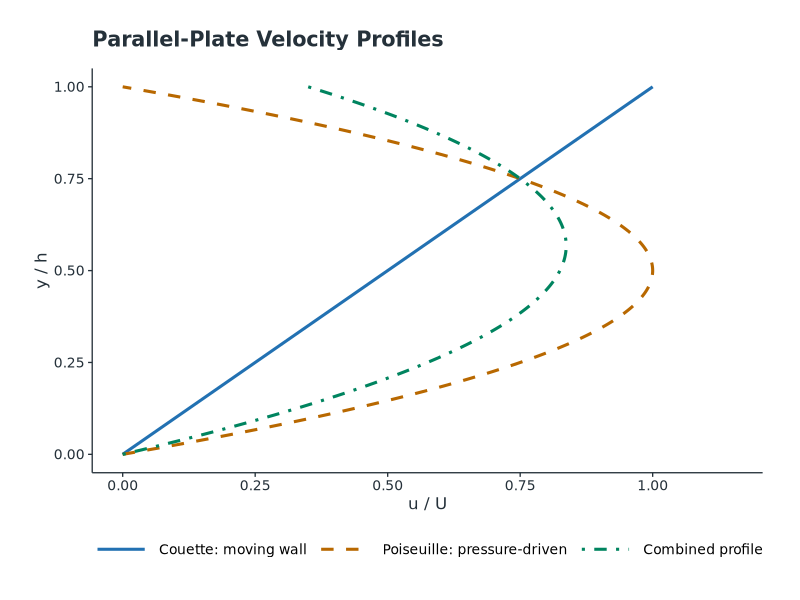
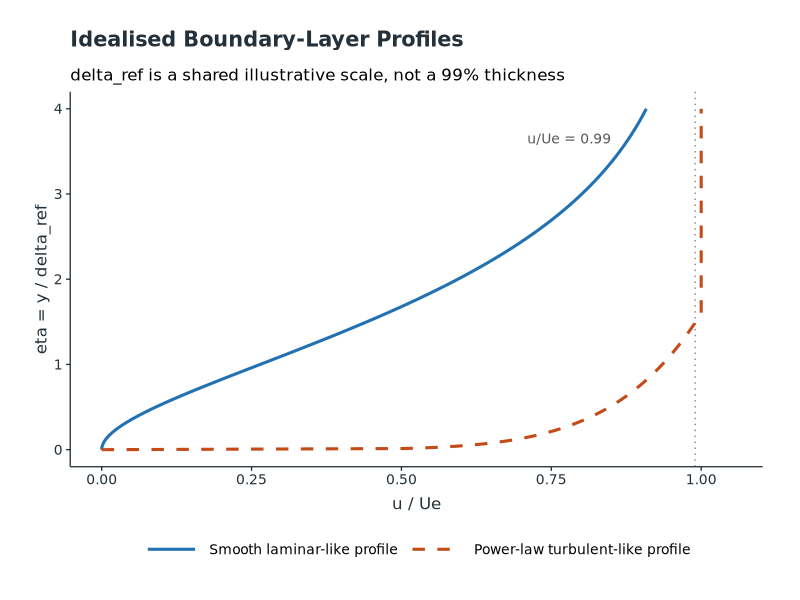
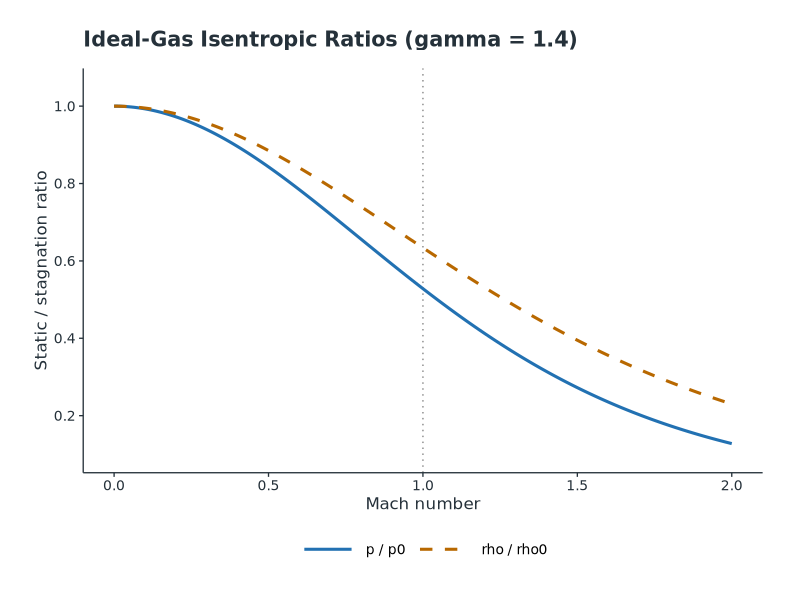
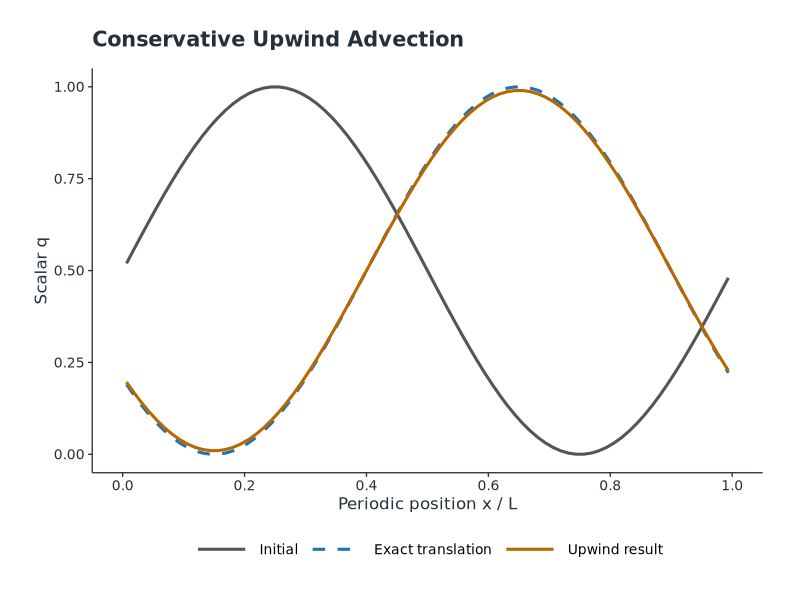
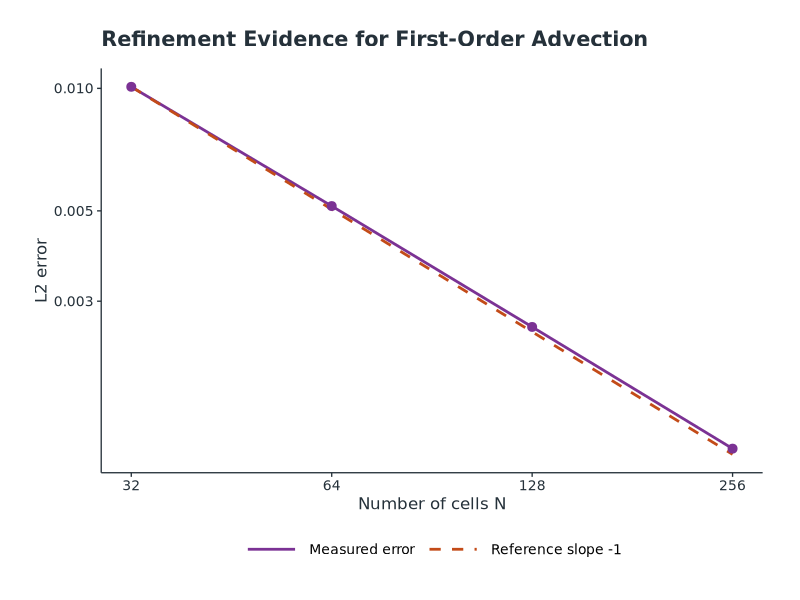
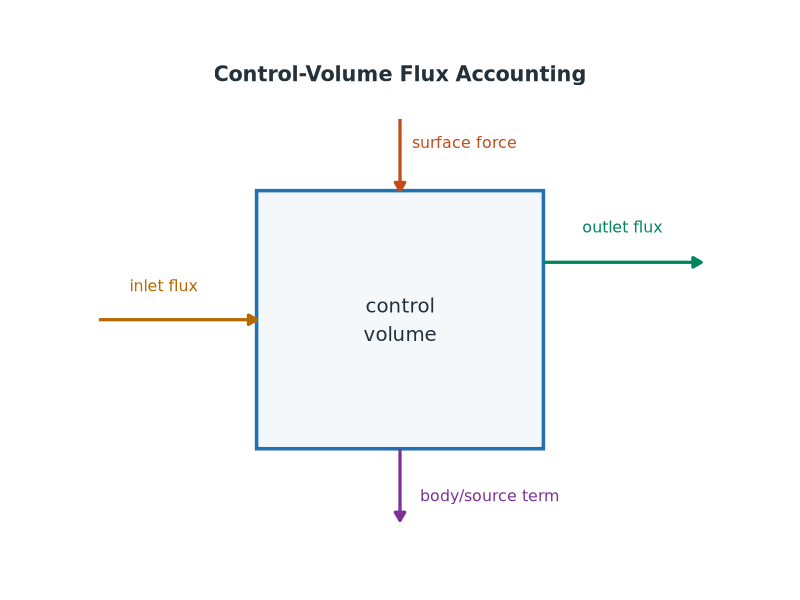
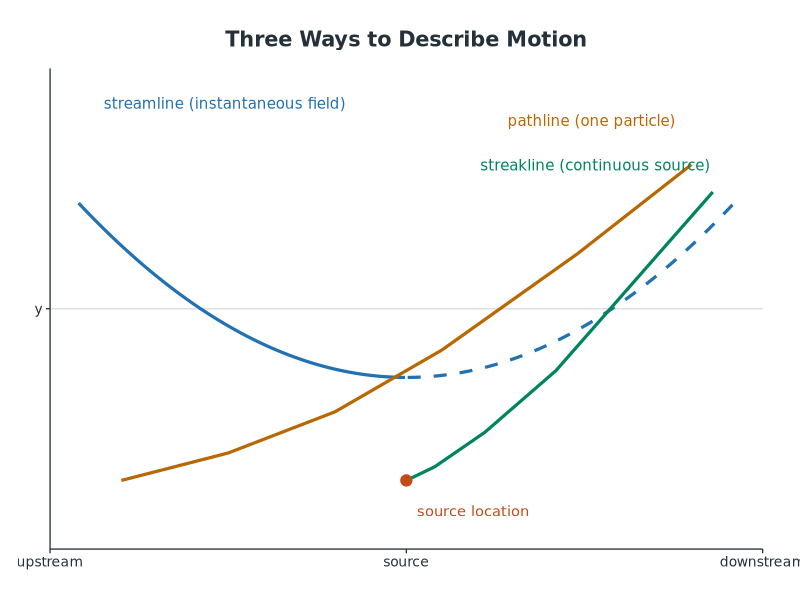
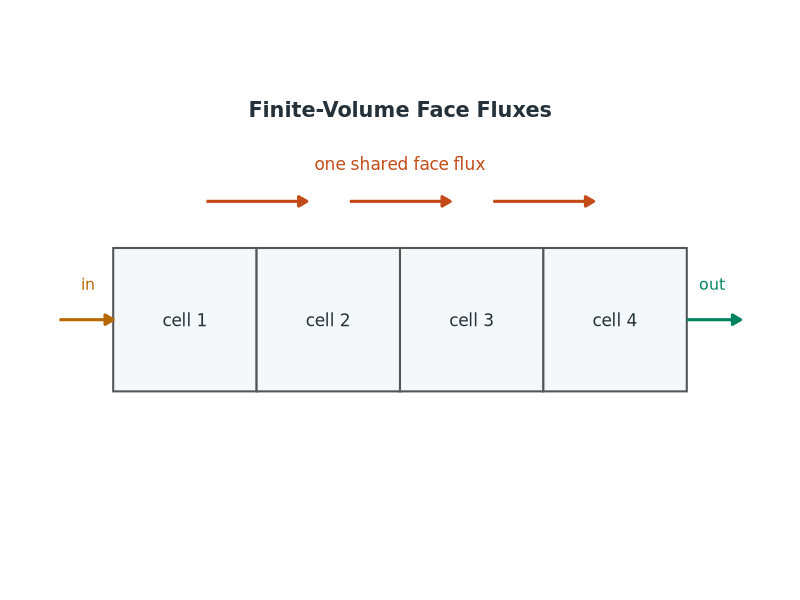

The R script that drew these images, in order:
#!/usr/bin/env Rscript
# Generate the reproducible figures used by the fluid-mechanics primer.
# Run via: just -f primer_fluid_mechanics/Justfile plots

library(ggplot2)

dir.create("figures", showWarnings = FALSE, recursive = TRUE)

FIGDPI <- 150
BLUE <- "#2271B2"
ORANGE <- "#B86800"
GREEN <- "#00845F"
RED <- "#C34B18"
PURPLE <- "#7B3294"
INK <- "#25313A"

plot_theme <- function() {
  theme_classic(base_family = "DejaVu Sans", base_size = 12) +
    theme(
      plot.title = element_text(size = 15, face = "bold", colour = INK,
                                margin = margin(b = 13)),
      axis.title = element_text(size = 12, colour = INK),
      axis.text = element_text(size = 10, colour = INK),
      axis.line = element_line(colour = INK, linewidth = 0.45),
      axis.ticks = element_line(colour = INK, linewidth = 0.45),
      legend.position = "bottom",
      legend.title = element_blank(),
      legend.text = element_text(size = 10),
      legend.key.width = grid::unit(1.5, "cm"),
      plot.margin = margin(22, 27, 22, 25)
    )
}

save_plot <- function(path, plot, width = 8.4, height = 5.5) {
  ggsave(path, plot = plot, width = width, height = height,
         units = "in", dpi = FIGDPI, bg = "white")
}

cat("Generating fluid-mechanics figures...\n")

# 1. Couette and Poiseuille profiles.
cat("  figures/velocity_profiles.png\n")
y <- seq(0, 1, length.out = 300)
couette <- y
poiseuille <- 4 * y * (1 - y)
combined <- 0.35 * couette + 0.65 * poiseuille
velocity_data <- data.frame(
  velocity = c(couette, poiseuille, combined),
  height = rep(y, 3),
  profile = factor(rep(c("Couette: moving wall", "Poiseuille: pressure-driven",
                         "Combined profile"), each = length(y)),
                   levels = c("Couette: moving wall", "Poiseuille: pressure-driven",
                              "Combined profile"))
)
velocity_plot <- ggplot(velocity_data, aes(velocity, height, colour = profile,
                                          linetype = profile)) +
  geom_path(linewidth = 1.05) +
  scale_colour_manual(values = c(BLUE, ORANGE, GREEN)) +
  scale_linetype_manual(values = c("solid", "dashed", "dotdash")) +
  scale_x_continuous(limits = c(0, 1.15), breaks = seq(0, 1, 0.25)) +
  scale_y_continuous(limits = c(0, 1), breaks = seq(0, 1, 0.25)) +
  labs(title = "Parallel-Plate Velocity Profiles", x = "u / U", y = "y / h") +
  guides(colour = guide_legend(nrow = 1)) + plot_theme()
save_plot("figures/velocity_profiles.png", velocity_plot, width = 9.8)

# 2. Hydrostatic pressure and Bernoulli baseline.
cat("  figures/hydrostatic_and_bernoulli.png\n")
depth <- seq(0, 5, length.out = 200)
gauge <- 1000 * 9.81 * depth / 1000
speed <- seq(0, 4, length.out = 200)
dynamic <- 0.5 * 1000 * (1.5^2 - speed^2) / 1000
hydro_plot <- ggplot(data.frame(depth, gauge), aes(depth, gauge)) +
  geom_line(colour = BLUE, linewidth = 1.1) +
  scale_x_continuous(breaks = 0:5) +
  labs(title = "Hydrostatic Column", x = "Depth (m)", y = "Pressure (kPa)") +
  plot_theme() + theme(plot.title = element_text(size = 13, face = "bold",
                                              margin = margin(b = 13)))
bernoulli_plot <- ggplot(data.frame(speed, dynamic), aes(speed, dynamic)) +
  geom_hline(yintercept = 0, colour = "grey55", linetype = "dotted") +
  geom_line(colour = ORANGE, linewidth = 1.1) +
  scale_x_continuous(breaks = 0:4) +
  labs(title = "Ideal Contraction", x = "Speed (m/s)", y = "p2 - p1 (kPa)") +
  plot_theme() + theme(plot.title = element_text(size = 13, face = "bold",
                                              margin = margin(b = 13)))
# Measure both panels on a PNG device, where the installed font is available.
# Base grid is part of R, so this layout needs no extra package.
metrics_device <- tempfile(fileext = ".png")
grDevices::png(metrics_device, width = 1680, height = 810, res = FIGDPI)
two_panels <- grid::grobTree(
  grid::grobTree(ggplotGrob(hydro_plot),
                 vp = grid::viewport(x = 0.25, width = 0.5, height = 1)),
  grid::grobTree(ggplotGrob(bernoulli_plot),
                 vp = grid::viewport(x = 0.75, width = 0.5, height = 1))
)
invisible(grDevices::dev.off())
unlink(metrics_device)
save_plot("figures/hydrostatic_and_bernoulli.png", two_panels,
          width = 11.2, height = 5.4)

# 3. Boundary-layer profiles and integral thicknesses.
cat("  figures/boundary_layer_profiles.png\n")
eta <- seq(0, 4, length.out = 300)
laminar <- 1 - exp(-eta) * (1 + eta)
turbulent <- pmin(1, (eta / 1.6)^(1 / 7))
boundary_data <- data.frame(
  velocity = c(laminar, turbulent), height = rep(eta, 2),
  profile = factor(rep(c("Smooth laminar-like profile",
                         "Power-law turbulent-like profile"), each = length(eta)),
                   levels = c("Smooth laminar-like profile",
                              "Power-law turbulent-like profile"))
)
boundary_plot <- ggplot(boundary_data, aes(velocity, height, colour = profile,
                                          linetype = profile)) +
  geom_vline(xintercept = 0.99, colour = "grey55", linetype = "dotted") +
  geom_line(linewidth = 1.05) +
  annotate("text", x = 0.78, y = 3.65, label = "u/Ue = 0.99",
           colour = "grey35", family = "DejaVu Sans", size = 3.5) +
  scale_colour_manual(values = c(BLUE, RED)) +
  scale_linetype_manual(values = c("solid", "dashed")) +
  scale_x_continuous(limits = c(0, 1.05), breaks = seq(0, 1, 0.25)) +
  scale_y_continuous(limits = c(0, 4), breaks = 0:4) +
  labs(title = "Idealised Boundary-Layer Profiles",
       subtitle = "delta_ref is a shared illustrative scale, not a 99% thickness",
       x = "u / Ue", y = "eta = y / delta_ref") +
  guides(colour = guide_legend(nrow = 1)) + plot_theme()
save_plot("figures/boundary_layer_profiles.png", boundary_plot, width = 9.6)

# 4. Isentropic pressure and density ratios.
cat("  figures/isentropic_ratios.png\n")
ma <- seq(0, 2, length.out = 300)
gamma <- 1.4
pressure_ratio <- (1 + (gamma - 1) * ma^2 / 2)^(-gamma / (gamma - 1))
density_ratio <- (1 + (gamma - 1) * ma^2 / 2)^(-1 / (gamma - 1))
ratio_data <- data.frame(
  mach = rep(ma, 2), ratio = c(pressure_ratio, density_ratio),
  quantity = factor(rep(c("p / p0", "rho / rho0"), each = length(ma)),
                    levels = c("p / p0", "rho / rho0"))
)
ratio_plot <- ggplot(ratio_data, aes(mach, ratio, colour = quantity,
                                    linetype = quantity)) +
  geom_vline(xintercept = 1, colour = "grey55", linetype = "dotted") +
  geom_line(linewidth = 1.05) +
  scale_colour_manual(values = c(BLUE, ORANGE)) +
  scale_linetype_manual(values = c("solid", "dashed")) +
  scale_x_continuous(breaks = seq(0, 2, 0.5)) +
  scale_y_continuous(breaks = seq(0.2, 1, 0.2)) +
  coord_cartesian(ylim = c(0.1, 1.05)) +
  labs(title = "Ideal-Gas Isentropic Ratios (gamma = 1.4)",
       x = "Mach number", y = "Static / stagnation ratio") + plot_theme()
save_plot("figures/isentropic_ratios.png", ratio_plot)

# 5. Conservative advection: exact translation and diffusive upwind result.
cat("  figures/periodic_advection.png\n")
n <- 80
x <- (seq_len(n) - 0.5) / n
u <- 1
dt <- 0.8 / n
steps <- 40
q0 <- 0.5 + 0.5 * sin(2 * pi * x)
q <- q0
for (step in seq_len(steps)) q <- q - u * dt / (1 / n) * (q - c(q[n], q[-n]))
t_final <- steps * dt
exact <- 0.5 + 0.5 * sin(2 * pi * ((x - u * t_final) %% 1))
advection_data <- data.frame(
  position = rep(x, 3), scalar = c(q0, exact, q),
  series = factor(rep(c("Initial", "Exact translation", "Upwind result"),
                      each = length(x)),
                  levels = c("Initial", "Exact translation", "Upwind result"))
)
advection_plot <- ggplot(advection_data, aes(position, scalar, colour = series,
                                             linetype = series)) +
  geom_line(linewidth = 1.05) +
  scale_colour_manual(values = c("#555555", BLUE, ORANGE)) +
  scale_linetype_manual(values = c("solid", "dashed", "solid")) +
  scale_x_continuous(limits = c(0, 1), breaks = seq(0, 1, 0.2)) +
  scale_y_continuous(limits = c(0, 1), breaks = seq(0, 1, 0.25)) +
  labs(title = "Conservative Upwind Advection", x = "Periodic position x / L",
       y = "Scalar q") +
  guides(colour = guide_legend(nrow = 1)) + plot_theme()
save_plot("figures/periodic_advection.png", advection_plot)

# 6. Grid refinement and observed first-order convergence.
cat("  figures/advection_convergence.png\n")
advection_run <- function(n, final_time = 0.5) {
  length <- 1.0
  velocity <- 0.4
  cfl_limit <- 0.4
  dx <- length / n
  steps <- ceiling(final_time / (cfl_limit * dx / velocity))
  dt <- final_time / steps
  cfl <- velocity * dt / dx
  x <- ((seq_len(n) - 0.5) * dx)
  factor <- sin(pi / n) / (pi / n)
  field <- 1.0 + 0.2 * factor * sin(2 * pi * x)
  for (step in seq_len(steps)) {
    outgoing <- velocity * field
    incoming <- c(outgoing[n], outgoing[-n])
    field <- field - dt / dx * (outgoing - incoming)
  }
  exact <- 1.0 + 0.2 * factor * sin(2 * pi * ((x - velocity * final_time) %% length))
  c(error = sqrt(mean((field - exact)^2)), cfl = cfl,
    mass_change = sum(field) * dx - sum(1.0 + 0.2 * factor * sin(2 * pi * x)) * dx)
}
grids <- c(32, 64, 128, 256)
results <- t(vapply(grids, advection_run, numeric(3)))
errors <- results[, "error"]
convergence_data <- data.frame(
  cells = rep(grids, 2),
  error = c(errors, errors[1] * grids[1] / grids),
  series = factor(rep(c("Measured error", "Reference slope -1"), each = length(grids)),
                  levels = c("Measured error", "Reference slope -1"))
)
convergence_plot <- ggplot(convergence_data,
                           aes(cells, error, colour = series, linetype = series)) +
  geom_line(linewidth = 0.95) +
  geom_point(data = subset(convergence_data, series == "Measured error"),
             size = 2.7, show.legend = FALSE) +
  scale_colour_manual(values = c(PURPLE, RED)) +
  scale_linetype_manual(values = c("solid", "dashed")) +
  scale_x_log10(breaks = grids, labels = as.character(grids)) +
  scale_y_log10() +
  labs(title = "Refinement Evidence for First-Order Advection",
       x = "Number of cells N", y = "L2 error") + plot_theme()
save_plot("figures/advection_convergence.png", convergence_plot, width = 9)

# 7. Control-volume flux accounting schematic.
cat("  figures/control_volume_fluxes.png\n")
arrow_head <- grid::arrow(length = grid::unit(0.24, "cm"), type = "closed")
schematic_theme <- function() {
  theme_void(base_family = "DejaVu Sans", base_size = 12) +
    theme(plot.title = element_text(size = 15, face = "bold", colour = INK,
                                    hjust = 0.5, margin = margin(b = 14)),
          plot.margin = margin(24, 30, 24, 30))
}
control_plot <- ggplot() +
  annotate("rect", xmin = 3, xmax = 7, ymin = 1.2, ymax = 4.8,
           fill = "#F4F8FA", colour = BLUE, linewidth = 1.2) +
  annotate("segment", x = 0.8, xend = 3, y = 3, yend = 3,
           colour = ORANGE, linewidth = 1.1, arrow = arrow_head) +
  annotate("segment", x = 7, xend = 9.2, y = 3.8, yend = 3.8,
           colour = GREEN, linewidth = 1.1, arrow = arrow_head) +
  annotate("segment", x = 5, xend = 5, y = 5.8, yend = 4.8,
           colour = RED, linewidth = 1.1, arrow = arrow_head) +
  annotate("segment", x = 5, xend = 5, y = 1.2, yend = 0.2,
           colour = PURPLE, linewidth = 1.1, arrow = arrow_head) +
  annotate("text", x = 5, y = 3, label = "control\nvolume",
           family = "DejaVu Sans", colour = INK, size = 5) +
  annotate("text", x = 1.7, y = 3.48, label = "inlet flux",
           family = "DejaVu Sans", colour = ORANGE, size = 4) +
  annotate("text", x = 8.1, y = 4.3, label = "outlet flux",
           family = "DejaVu Sans", colour = GREEN, size = 4) +
  annotate("text", x = 5.9, y = 5.48, label = "surface force",
           family = "DejaVu Sans", colour = RED, size = 4) +
  annotate("text", x = 6.25, y = 0.55, label = "body/source term",
           family = "DejaVu Sans", colour = PURPLE, size = 4) +
  coord_fixed(xlim = c(0, 10), ylim = c(0, 6), expand = FALSE) +
  labs(title = "Control-Volume Flux Accounting") + schematic_theme()
save_plot("figures/control_volume_fluxes.png", control_plot, width = 9.2, height = 5.9)

# 8. Kinematics: pathline, streamline, and streakline schematic.
cat("  figures/kinematics_paths.png\n")
stream_x <- seq(0.4, 9.6, length.out = 250)
stream_y <- 2.5 + 0.12 * (stream_x - 5)^2
kinematics_plot <- ggplot() +
  geom_hline(yintercept = 3.5, colour = "grey88", linewidth = 0.5) +
  geom_line(data = data.frame(x = stream_x[stream_x <= 5],
                              y = stream_y[stream_x <= 5]),
            aes(x, y), colour = BLUE, linewidth = 1.1) +
  geom_line(data = data.frame(x = stream_x[stream_x >= 5],
                              y = stream_y[stream_x >= 5]),
            aes(x, y), colour = BLUE, linewidth = 1.1, linetype = "dashed") +
  geom_line(data = data.frame(x = c(1, 2.5, 4, 5.5, 7.4, 9),
                              y = c(1.0, 1.4, 2.0, 2.9, 4.3, 5.6)),
            aes(x, y), colour = ORANGE, linewidth = 1.1) +
  geom_line(data = data.frame(x = c(5, 5.4, 6.1, 7.1, 8.2, 9.3),
                              y = c(1.0, 1.2, 1.7, 2.6, 3.9, 5.2)),
            aes(x, y), colour = GREEN, linewidth = 1.1) +
  annotate("point", x = 5, y = 1, colour = RED, size = 3.5) +
  annotate("text", x = 2.45, y = 6.5, label = "streamline (instantaneous field)",
           colour = BLUE, family = "DejaVu Sans", size = 3.8) +
  annotate("text", x = 7.6, y = 6.25, label = "pathline (one particle)",
           colour = ORANGE, family = "DejaVu Sans", size = 3.8) +
  annotate("text", x = 7.65, y = 5.6, label = "streakline (continuous source)",
           colour = GREEN, family = "DejaVu Sans", size = 3.8) +
  annotate("text", x = 5.15, y = 0.55, label = "source location",
           colour = RED, family = "DejaVu Sans", hjust = 0, size = 3.7) +
  scale_x_continuous(breaks = c(0, 5, 10),
                     labels = c("upstream", "source", "downstream")) +
  scale_y_continuous(breaks = 3.5, labels = "y") +
  coord_cartesian(xlim = c(0, 10), ylim = c(0, 7), expand = FALSE) +
  labs(title = "Three Ways to Describe Motion", x = NULL, y = NULL) +
  plot_theme() + theme(plot.title = element_text(hjust = 0.5, size = 15,
                                                  face = "bold", margin = margin(b = 13)))
save_plot("figures/kinematics_paths.png", kinematics_plot, width = 9.2, height = 6)

# 9. Finite-volume cells and shared face fluxes.
cat("  figures/finite_volume_faces.png\n")
cells <- data.frame(xmin = c(1, 3, 5, 7), xmax = c(3, 5, 7, 9),
                    ymin = 1.5, ymax = 3.5, label = paste("cell", 1:4),
                    x = c(2, 4, 6, 8), y = 2.5)
faces <- data.frame(x = c(2.3, 4.3, 6.3), xend = c(3.7, 5.7, 7.7),
                    y = 4.15, yend = 4.15)
faces_plot <- ggplot() +
  geom_rect(data = cells, aes(xmin = xmin, xmax = xmax, ymin = ymin, ymax = ymax),
            fill = "#F4F8FA", colour = "#555555", linewidth = 0.7) +
  geom_text(data = cells, aes(x, y, label = label), family = "DejaVu Sans",
            colour = INK, size = 4.3) +
  geom_segment(data = faces, aes(x = x, xend = xend, y = y, yend = yend),
               colour = RED, linewidth = 1.05, arrow = arrow_head) +
  annotate("text", x = 5, y = 4.68, label = "one shared face flux",
           colour = RED, family = "DejaVu Sans", size = 4.3) +
  annotate("segment", x = 0.25, xend = 1, y = 2.5, yend = 2.5,
           colour = ORANGE, linewidth = 1.05, arrow = arrow_head) +
  annotate("segment", x = 9, xend = 9.75, y = 2.5, yend = 2.5,
           colour = GREEN, linewidth = 1.05, arrow = arrow_head) +
  annotate("text", x = 0.65, y = 3, label = "in",
           colour = ORANGE, family = "DejaVu Sans", size = 4) +
  annotate("text", x = 9.35, y = 3, label = "out",
           colour = GREEN, family = "DejaVu Sans", size = 4) +
  coord_fixed(xlim = c(0, 10), ylim = c(0, 5), expand = FALSE) +
  labs(title = "Finite-Volume Face Fluxes") + schematic_theme()
save_plot("figures/finite_volume_faces.png", faces_plot, width = 9.2, height = 5.6)

cat("Figures complete.\n")
